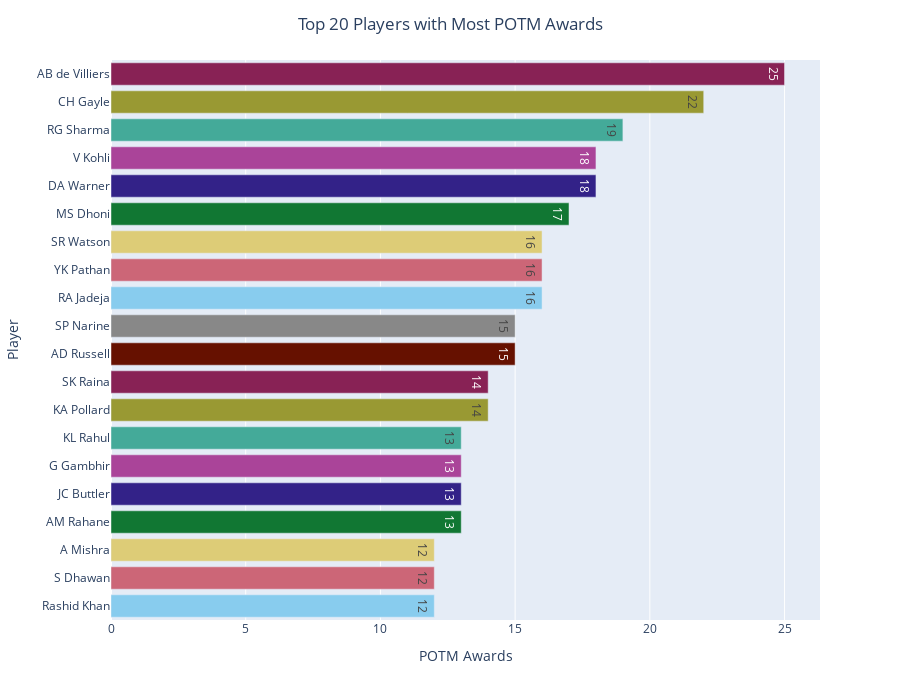

Notebook code cell kept with this figure:
### Markdown cell above
# Most POTM Awards

### Code cell
top_20_POTM = matches['Player_Of_Match'].value_counts().iloc[:20].sort_values()

fig = px.bar(
    y=top_20_POTM.index,
    x=top_20_POTM.values,
    labels={'y': 'Player', 'x': 'POTM Awards'},
    color=top_20_POTM.index,
    text=top_20_POTM.values,
    color_discrete_sequence=px.colors.qualitative.Safe
)

fig.update_layout(height=700, width=900, showlegend=False, title_text="Top 20 Players with Most POTM Awards", title_x=0.5)
fig.show()

### Figure 1 — Plotly figure (JSON) as saved in the notebook; plotly's stock layout.template omitted (floating-point values rounded to 4 significant figures)
{"data": [{"hovertemplate": "color=Rashid Khan<br>POTM Awards=%{x}<br>Player=%{y}<br>text=%{text}<extra></extra>", "legendgroup": "Rashid Khan", "marker": {"color": "rgb(136, 204, 238)", "pattern": {"shape": ""}}, "name": "Rashid Khan", "orientation": "h", "showlegend": true, "text": [12.0], "textposition": "auto", "type": "bar", "x": [12], "xaxis": "x", "y": ["Rashid Khan"], "yaxis": "y"}, {"hovertemplate": "color=S Dhawan<br>POTM Awards=%{x}<br>Player=%{y}<br>text=%{text}<extra></extra>", "legendgroup": "S Dhawan", "marker": {"color": "rgb(204, 102, 119)", "pattern": {"shape": ""}}, "name": "S Dhawan", "orientation": "h", "showlegend": true, "text": [12.0], "textposition": "auto", "type": "bar", "x": [12], "xaxis": "x", "y": ["S Dhawan"], "yaxis": "y"}, {"hovertemplate": "color=A Mishra<br>POTM Awards=%{x}<br>Player=%{y}<br>text=%{text}<extra></extra>", "legendgroup": "A Mishra", "marker": {"color": "rgb(221, 204, 119)", "pattern": {"shape": ""}}, "name": "A Mishra", "orientation": "h", "showlegend": true, "text": [12.0], "textposition": "auto", "type": "bar", "x": [12], "xaxis": "x", "y": ["A Mishra"], "yaxis": "y"}, {"hovertemplate": "color=AM Rahane<br>POTM Awards=%{x}<br>Player=%{y}<br>text=%{text}<extra></extra>", "legendgroup": "AM Rahane", "marker": {"color": "rgb(17, 119, 51)", "pattern": {"shape": ""}}, "name": "AM Rahane", "orientation": "h", "showlegend": true, "text": [13.0], "textposition": "auto", "type": "bar", "x": [13], "xaxis": "x", "y": ["AM Rahane"], "yaxis": "y"}, {"hovertemplate": "color=JC Buttler<br>POTM Awards=%{x}<br>Player=%{y}<br>text=%{text}<extra></extra>", "legendgroup": "JC Buttler", "marker": {"color": "rgb(51, 34, 136)", "pattern": {"shape": ""}}, "name": "JC Buttler", "orientation": "h", "showlegend": true, "text": [13.0], "textposition": "auto", "type": "bar", "x": [13], "xaxis": "x", "y": ["JC Buttler"], "yaxis": "y"}, {"hovertemplate": "color=G Gambhir<br>POTM Awards=%{x}<br>Player=%{y}<br>text=%{text}<extra></extra>", "legendgroup": "G Gambhir", "marker": {"color": "rgb(170, 68, 153)", "pattern": {"shape": ""}}, "name": "G Gambhir", "orientation": "h", "showlegend": true, "text": [13.0], "textposition": "auto", "type": "bar", "x": [13], "xaxis": "x", "y": ["G Gambhir"], "yaxis": "y"}, {"hovertemplate": "color=KL Rahul<br>POTM Awards=%{x}<br>Player=%{y}<br>text=%{text}<extra></extra>", "legendgroup": "KL Rahul", "marker": {"color": "rgb(68, 170, 153)", "pattern": {"shape": ""}}, "name": "KL Rahul", "orientation": "h", "showlegend": true, "text": [13.0], "textposition": "auto", "type": "bar", "x": [13], "xaxis": "x", "y": ["KL Rahul"], "yaxis": "y"}, {"hovertemplate": "color=KA Pollard<br>POTM Awards=%{x}<br>Player=%{y}<br>text=%{text}<extra></extra>", "legendgroup": "KA Pollard", "marker": {"color": "rgb(153, 153, 51)", "pattern": {"shape": ""}}, "name": "KA Pollard", "orientation": "h", "showlegend": true, "text": [14.0], "textposition": "auto", "type": "bar", "x": [14], "xaxis": "x", "y": ["KA Pollard"], "yaxis": "y"}, {"hovertemplate": "color=SK Raina<br>POTM Awards=%{x}<br>Player=%{y}<br>text=%{text}<extra></extra>", "legendgroup": "SK Raina", "marker": {"color": "rgb(136, 34, 85)", "pattern": {"shape": ""}}, "name": "SK Raina", "orientation": "h", "showlegend": true, "text": [14.0], "textposition": "auto", "type": "bar", "x": [14], "xaxis": "x", "y": ["SK Raina"], "yaxis": "y"}, {"hovertemplate": "color=AD Russell<br>POTM Awards=%{x}<br>Player=%{y}<br>text=%{text}<extra></extra>", "legendgroup": "AD Russell", "marker": {"color": "rgb(102, 17, 0)", "pattern": {"shape": ""}}, "name": "AD Russell", "orientation": "h", "showlegend": true, "text": [15.0], "textposition": "auto", "type": "bar", "x": [15], "xaxis": "x", "y": ["AD Russell"], "yaxis": "y"}, {"hovertemplate": "color=SP Narine<br>POTM Awards=%{x}<br>Player=%{y}<br>text=%{text}<extra></extra>", "legendgroup": "SP Narine", "marker": {"color": "rgb(136, 136, 136)", "pattern": {"shape": ""}}, "name": "SP Narine", "orientation": "h", "showlegend": true, "text": [15.0], "textposition": "auto", "type": "bar", "x": [15], "xaxis": "x", "y": ["SP Narine"], "yaxis": "y"}, {"hovertemplate": "color=RA Jadeja<br>POTM Awards=%{x}<br>Player=%{y}<br>text=%{text}<extra></extra>", "legendgroup": "RA Jadeja", "marker": {"color": "rgb(136, 204, 238)", "pattern": {"shape": ""}}, "name": "RA Jadeja", "orientation": "h", "showlegend": true, "text": [16.0], "textposition": "auto", "type": "bar", "x": [16], "xaxis": "x", "y": ["RA Jadeja"], "yaxis": "y"}, {"hovertemplate": "color=YK Pathan<br>POTM Awards=%{x}<br>Player=%{y}<br>text=%{text}<extra></extra>", "legendgroup": "YK Pathan", "marker": {"color": "rgb(204, 102, 119)", "pattern": {"shape": ""}}, "name": "YK Pathan", "orientation": "h", "showlegend": true, "text": [16.0], "textposition": "auto", "type": "bar", "x": [16], "xaxis": "x", "y": ["YK Pathan"], "yaxis": "y"}, {"hovertemplate": "color=SR Watson<br>POTM Awards=%{x}<br>Player=%{y}<br>text=%{text}<extra></extra>", "legendgroup": "SR Watson", "marker": {"color": "rgb(221, 204, 119)", "pattern": {"shape": ""}}, "name": "SR Watson", "orientation": "h", "showlegend": true, "text": [16.0], "textposition": "auto", "type": "bar", "x": [16], "xaxis": "x", "y": ["SR Watson"], "yaxis": "y"}, {"hovertemplate": "color=MS Dhoni<br>POTM Awards=%{x}<br>Player=%{y}<br>text=%{text}<extra></extra>", "legendgroup": "MS Dhoni", "marker": {"color": "rgb(17, 119, 51)", "pattern": {"shape": ""}}, "name": "MS Dhoni", "orientation": "h", "showlegend": true, "text": [17.0], "textposition": "auto", "type": "bar", "x": [17], "xaxis": "x", "y": ["MS Dhoni"], "yaxis": "y"}, {"hovertemplate": "color=DA Warner<br>POTM Awards=%{x}<br>Player=%{y}<br>text=%{text}<extra></extra>", "legendgroup": "DA Warner", "marker": {"color": "rgb(51, 34, 136)", "pattern": {"shape": ""}}, "name": "DA Warner", "orientation": "h", "showlegend": true, "text": [18.0], "textposition": "auto", "type": "bar", "x": [18], "xaxis": "x", "y": ["DA Warner"], "yaxis": "y"}, {"hovertemplate": "color=V Kohli<br>POTM Awards=%{x}<br>Player=%{y}<br>text=%{text}<extra></extra>", "legendgroup": "V Kohli", "marker": {"color": "rgb(170, 68, 153)", "pattern": {"shape": ""}}, "name": "V Kohli", "orientation": "h", "showlegend": true, "text": [18.0], "textposition": "auto", "type": "bar", "x": [18], "xaxis": "x", "y": ["V Kohli"], "yaxis": "y"}, {"hovertemplate": "color=RG Sharma<br>POTM Awards=%{x}<br>Player=%{y}<br>text=%{text}<extra></extra>", "legendgroup": "RG Sharma", "marker": {"color": "rgb(68, 170, 153)", "pattern": {"shape": ""}}, "name": "RG Sharma", "orientation": "h", "showlegend": true, "text": [19.0], "textposition": "auto", "type": "bar", "x": [19], "xaxis": "x", "y": ["RG Sharma"], "yaxis": "y"}, {"hovertemplate": "color=CH Gayle<br>POTM Awards=%{x}<br>Player=%{y}<br>text=%{text}<extra></extra>", "legendgroup": "CH Gayle", "marker": {"color": "rgb(153, 153, 51)", "pattern": {"shape": ""}}, "name": "CH Gayle", "orientation": "h", "showlegend": true, "text": [22.0], "textposition": "auto", "type": "bar", "x": [22], "xaxis": "x", "y": ["CH Gayle"], "yaxis": "y"}, {"hovertemplate": "color=AB de Villiers<br>POTM Awards=%{x}<br>Player=%{y}<br>text=%{text}<extra></extra>", "legendgroup": "AB de Villiers", "marker": {"color": "rgb(136, 34, 85)", "pattern": {"shape": ""}}, "name": "AB de Villiers", "orientation": "h", "showlegend": true, "text": [25.0], "textposition": "auto", "type": "bar", "x": [25], "xaxis": "x", "y": ["AB de Villiers"], "yaxis": "y"}], "layout": {"barmode": "relative", "height": 700, "legend": {"title": {"text": "color"}, "tracegroupgap": 0}, "margin": {"t": 60}, "showlegend": false, "title": {"text": "Top 20 Players with Most POTM Awards", "x": 0.5}, "width": 900, "xaxis": {"anchor": "y", "domain": [0, 1], "title": {"text": "POTM Awards"}}, "yaxis": {"anchor": "x", "domain": [0, 1], "title": {"text": "Player"}}}}
